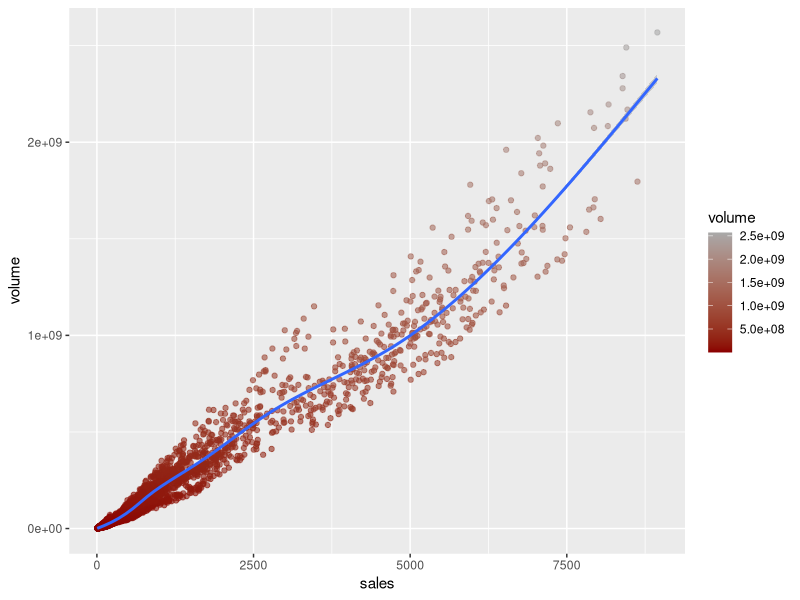

The R script that drew this image:
# For the first few plots, use the mpg dataset

library(ggplot2)
library(ggthemes)
print(head(mpg))

# Histogram of hwy mpg values:

hist <- ggplot(mpg, aes(x=hwy)) + geom_histogram(binwidth=1.5, colour='pink',
                                                 fill='pink')
# print(hist)

# Barplot of car counts per manufacturer with color fill defined by cyl count

bar <- ggplot(mpg, aes(x=manufacturer)) + geom_bar(aes(fill=factor(cyl)))
# print(bar)

# Switch now to use the txhousing dataset that comes with ggplot2
# Create a scatterplot of volume versus sales. Afterwards play around with
# alpha and color arguments to clarify information.

scatter <- ggplot(txhousing, aes(x=sales,y=volume)) +
  geom_point(aes(colour=volume), alpha=0.6) +
  scale_color_gradient(low='dark red', high='dark grey')

# Add a smooth fit line to the scatterplot from above. Hint: You may need to
# look up geom_smooth()

scatter <- scatter + geom_smooth()
print(scatter)

